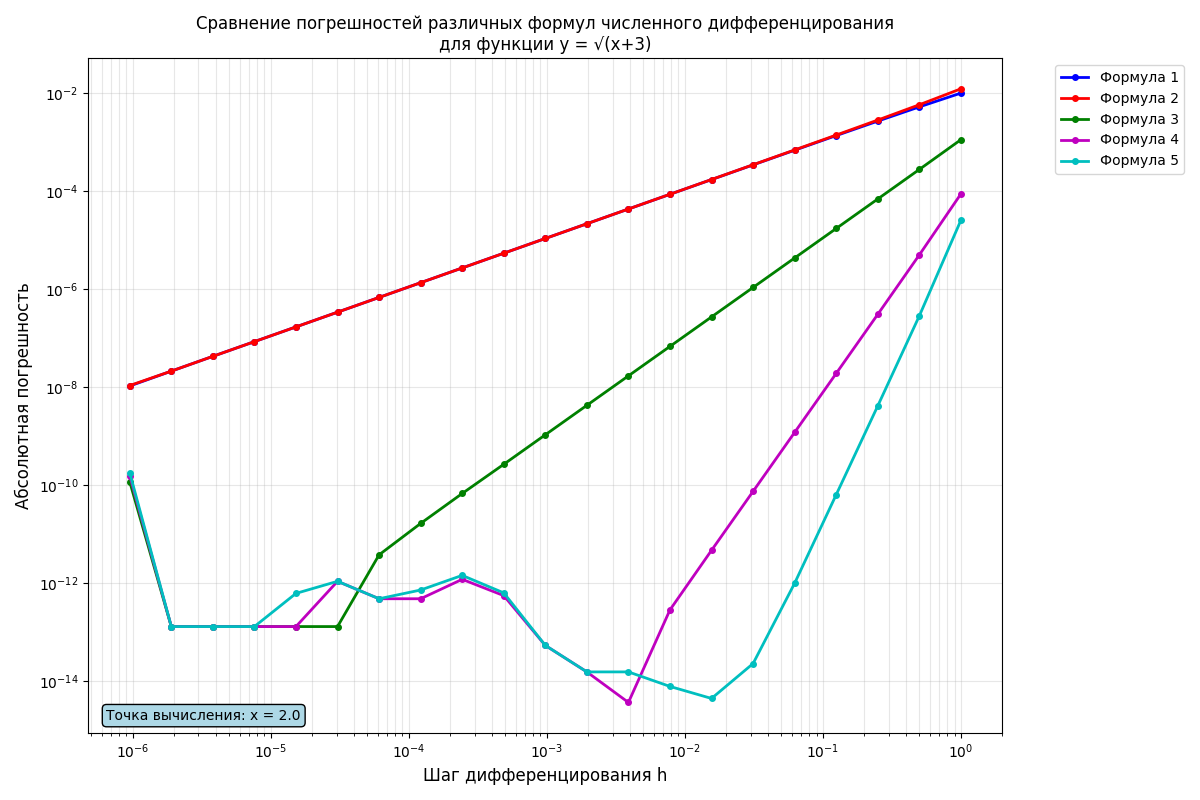

Generate this figure with Python:
import numpy as np
import matplotlib.pyplot as plt

def f(x):
    return np.sqrt(x+3)

def df_analytical(x):
    return 1 / (2 * np.sqrt(x + 3))

def numerical_derivative1(x, h):
    return (f(x + h) - f(x)) / h

def numerical_derivative2(x, h):
    return (f(x) - f(x - h)) / h

def numerical_derivative3(x, h):
    return (f(x + h) - f(x - h)) / (2 * h)

def numerical_derivative4(x, h):
    return (4/3) * (f(x + h) - f(x - h)) / (2 * h) - (1/3) * (f(x + 2*h) - f(x - 2*h)) / (4 * h)

def numerical_derivative5(x, h):
    term1 = (3/2) * (f(x + h) - f(x - h)) / (2 * h)
    term2 = (3/5) * (f(x + 2*h) - f(x - 2*h)) / (4 * h)
    term3 = (1/10) * (f(x + 3*h) - f(x - 3*h)) / (6 * h)
    return term1 - term2 + term3

x0 = 2.0  
n_values = np.arange(1, 22) 
h_values = 2.0 / (2.0**n_values)  

true_derivative = df_analytical(x0)

errors1, errors2, errors3, errors4, errors5 = [], [], [], [], []

for h in h_values:
    num_deriv1 = numerical_derivative1(x0, h)
    errors1.append(abs(num_deriv1 - true_derivative))
    
    num_deriv2 = numerical_derivative2(x0, h)
    errors2.append(abs(num_deriv2 - true_derivative))
    
    num_deriv3 = numerical_derivative3(x0, h)
    errors3.append(abs(num_deriv3 - true_derivative))
    
    num_deriv4 = numerical_derivative4(x0, h)
    errors4.append(abs(num_deriv4 - true_derivative))
    
    num_deriv5 = numerical_derivative5(x0, h)
    errors5.append(abs(num_deriv5 - true_derivative))

plt.figure(figsize=(12, 8))
plt.loglog(h_values, errors1, 'bo-', linewidth=2, markersize=4, label='Формула 1')
plt.loglog(h_values, errors2, 'ro-', linewidth=2, markersize=4, label='Формула 2')
plt.loglog(h_values, errors3, 'go-', linewidth=2, markersize=4, label='Формула 3')
plt.loglog(h_values, errors4, 'mo-', linewidth=2, markersize=4, label='Формула 4')
plt.loglog(h_values, errors5, 'co-', linewidth=2, markersize=4, label='Формула 5')

plt.grid(True, which="both", ls="-", alpha=0.3)
plt.xlabel('Шаг дифференцирования h', fontsize=12)
plt.ylabel('Абсолютная погрешность', fontsize=12)
plt.title('Сравнение погрешностей различных формул численного дифференцирования\nдля функции y = √(x+3)', fontsize=12)

plt.text(0.02, 0.02, f'Точка вычисления: x = {x0}', 
         transform=plt.gca().transAxes, fontsize=10,
         bbox=dict(boxstyle="round,pad=0.3", facecolor="lightblue"))

plt.legend(bbox_to_anchor=(1.05, 1), loc='upper left')
plt.tight_layout()
plt.show()
